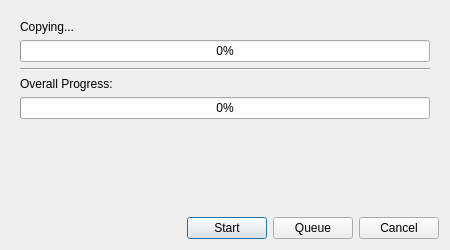
<?xml version="1.0" encoding="UTF-8"?>
<ui version="4.0">
 <class>FileOperationDialog</class>
 <widget class="QDialog" name="FileOperationDialog">
  <property name="geometry">
   <rect>
    <x>0</x>
    <y>0</y>
    <width>450</width>
    <height>250</height>
   </rect>
  </property>
  <property name="windowTitle">
   <string>File Operation</string>
  </property>
  <layout class="QVBoxLayout" name="verticalLayout">
   <item>
    <widget class="QStackedWidget" name="stackedWidget">
     <property name="currentIndex">
      <number>1</number>
     </property>
     <widget class="QWidget" name="options_page">
      <layout class="QVBoxLayout" name="verticalLayout_3">
       <item>
        <layout class="QFormLayout" name="formLayout">
         <item row="0" column="0">
          <widget class="QLabel" name="source_label_title">
           <property name="text">
            <string>Source:</string>
           </property>
          </widget>
         </item>
         <item row="0" column="1">
          <widget class="QLabel" name="source_path_label">
           <property name="text">
            <string>/path/to/source</string>
           </property>
          </widget>
         </item>
         <item row="1" column="0">
          <widget class="QLabel" name="destination_label_title">
           <property name="text">
            <string>Destination:</string>
           </property>
          </widget>
         </item>
         <item row="1" column="1">
          <widget class="QLabel" name="destination_path_label">
           <property name="text">
            <string>/path/to/destination</string>
           </property>
          </widget>
         </item>
        </layout>
       </item>
       <item>
        <widget class="QGroupBox" name="options_group">
         <property name="title">
          <string>Options</string>
         </property>
         <layout class="QVBoxLayout" name="verticalLayout_2">
          <item>
           <widget class="QCheckBox" name="overwrite_checkbox">
            <property name="text">
             <string>Overwrite existing files</string>
            </property>
           </widget>
          </item>
          <item>
           <widget class="QCheckBox" name="preserve_timestamp_checkbox">
            <property name="text">
             <string>Preserve original modification date</string>
            </property>
           </widget>
          </item>
         </layout>
        </widget>
       </item>
       <item>
        <spacer name="verticalSpacer_2">
         <property name="orientation">
          <enum>Qt::Vertical</enum>
         </property>
         <property name="sizeHint" stdset="0">
          <size>
           <width>20</width>
           <height>40</height>
          </size>
         </property>
        </spacer>
       </item>
      </layout>
     </widget>
     <widget class="QWidget" name="progress_page">
      <layout class="QVBoxLayout" name="verticalLayout_4">
       <item>
        <widget class="QLabel" name="progress_label">
         <property name="text">
          <string>Copying...</string>
         </property>
        </widget>
       </item>
       <item>
        <widget class="QProgressBar" name="progressBar">
         <property name="value">
          <number>0</number>
         </property>
        </widget>
       </item>
       <item>
        <widget class="Line" name="line">
         <property name="orientation">
          <enum>Qt::Horizontal</enum>
         </property>
        </widget>
       </item>
       <item>
        <widget class="QLabel" name="overall_progress_label">
         <property name="text">
          <string>Overall Progress:</string>
         </property>
        </widget>
       </item>
       <item>
        <widget class="QProgressBar" name="overallProgressBar">
         <property name="value">
          <number>0</number>
         </property>
        </widget>
       </item>
       <item>
        <spacer name="verticalSpacer">
         <property name="orientation">
          <enum>Qt::Vertical</enum>
         </property>
         <property name="sizeHint" stdset="0">
          <size>
           <width>20</width>
           <height>40</height>
          </size>
         </property>
        </spacer>
       </item>
      </layout>
     </widget>
    </widget>
   </item>
   <item>
    <layout class="QHBoxLayout" name="horizontalLayout">
     <item>
      <spacer name="horizontalSpacer">
       <property name="orientation">
        <enum>Qt::Horizontal</enum>
       </property>
       <property name="sizeHint" stdset="0">
        <size>
         <width>40</width>
         <height>20</height>
        </size>
       </property>
      </spacer>
     </item>
     <item>
      <widget class="QPushButton" name="start_button">
       <property name="text">
        <string>Start</string>
       </property>
      </widget>
     </item>
     <item>
      <widget class="QPushButton" name="queue_button">
       <property name="text">
        <string>Queue</string>
       </property>
      </widget>
     </item>
     <item>
      <widget class="QPushButton" name="cancel_button">
       <property name="text">
        <string>Cancel</string>
       </property>
      </widget>
     </item>
    </layout>
   </item>
  </layout>
 </widget>
 <resources/>
 <connections/>
</ui>
